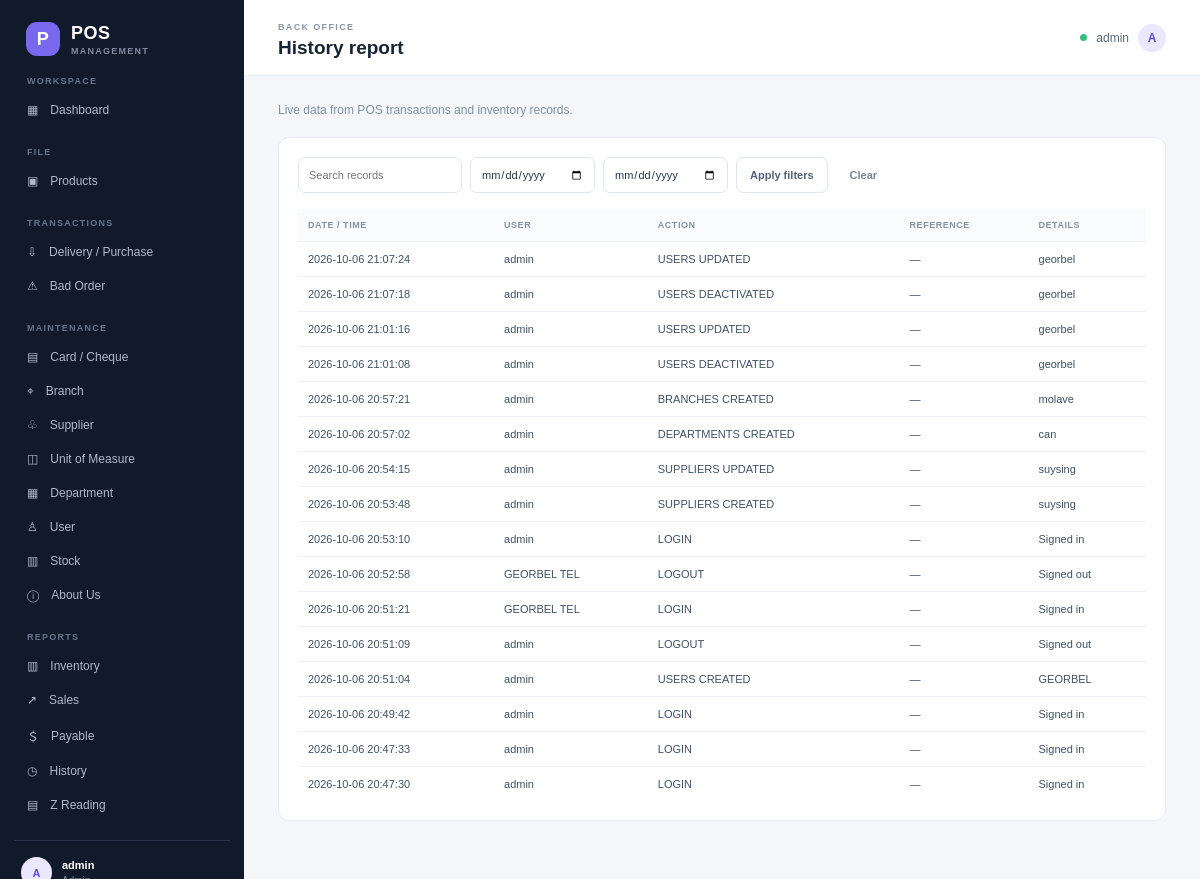
/backoffice/reports/history/ (signed in), run on the app's committed database.
### pos/models.py (models this page shows)
class User(AbstractUser):
    class Role(models.TextChoices):
        ADMIN = "ADMIN", "Admin"
        CASHIER = "CASHIER", "Cashier"
    role = models.CharField(max_length=10, choices=Role.choices, default=Role.CASHIER)
    branch = models.ForeignKey(Branch, null=True, blank=True, on_delete=models.SET_NULL, related_name="users")
    full_name = models.CharField(max_length=160, blank=True)
    objects = POSUserManager()
    @property
    def display_name(self):
        return self.full_name or self.get_full_name() or self.username

class ActivityLog(models.Model):
    user = models.ForeignKey(User, null=True, on_delete=models.SET_NULL)
    action = models.CharField(max_length=80)
    reference = models.CharField(max_length=60, blank=True)
    description = models.TextField(blank=True)
    created_at = models.DateTimeField(default=timezone.now)

### pos/views.py (the view, shortened to what this page needs)
# urls.py: path("backoffice/reports/<slug:report_type>/", views.reports, name="report"),
@admin_required
def reports(request, report_type):
    if report_type not in {"inventory", "sales", "payables", "history", "zreadings"}:
        raise Http404
    context = {"report_type": report_type, "branches": Branch.objects.filter(active=True), "departments": Department.objects.all()}
    query = request.GET.get("q", "").strip()
    start = date_filter(request, "start")
    end = date_filter(request, "end")
    if start and end and start > end:
        messages.error(request, "Start date cannot be after end date.")
        start = end = None
    branch_id = id_filter(request, "branch")
    if report_type == "inventory":
        rows = Inventory.objects.select_related("product", "branch", "product__department", "product__unit").annotate(
            stock_value=ExpressionWrapper(F("quantity") * F("product__cost_price"), output_field=DecimalField(max_digits=16, decimal_places=2))
        )
        if branch_id:
            rows = rows.filter(branch_id=branch_id)
        department_id = id_filter(request, "department")
        if department_id:
            rows = rows.filter(product__department_id=department_id)
        if query:
            rows = rows.filter(Q(product__name__icontains=query) | Q(product__code__icontains=query) | Q(product__barcode__icontains=query))
        status = request.GET.get("status")
        if status == "OUT OF STOCK":
            rows = rows.filter(quantity__lte=0)
        elif status == "LOW STOCK":
            rows = rows.filter(quantity__gt=0, quantity__lte=F("product__reorder_level"))
        elif status == "IN STOCK":
            rows = rows.filter(quantity__gt=F("product__reorder_level"))
        movements = StockMovement.objects.select_related("product", "branch", "user").order_by("-created_at")
        if branch_id:
            movements = movements.filter(branch_id=branch_id)
        if start:
            movements = movements.filter(created_at__date__gte=start)
        if end:
            movements = movements.filter(created_at__date__lte=end)
        if query:
            movements = movements.filter(Q(product__name__icontains=query) | Q(product__code__icontains=query) | Q(reference__icontains=query))
        context.update({"rows": rows.order_by("product__name")[:500], "movements": movements[:200], "query": query, "start": start, "end": end, "status": status})
    elif report_type == "history":
        rows = ActivityLog.objects.select_related("user").order_by("-created_at")
        if query:
            rows = rows.filter(Q(action__icontains=query) | Q(reference__icontains=query) | Q(description__icontains=query) | Q(user__username__icontains=query))
        if start:
            rows = rows.filter(created_at__date__gte=start)
        if end:
            rows = rows.filter(created_at__date__lte=end)
        context.update({"rows": rows[:500], "query": query, "start": start, "end": end})
    return render(request, "pos/report.html", context)

### pos/views.py (called while the page is built)
def date_filter(request, key):
    raw = request.GET.get(key, "").strip()
    if not raw:
        return None
    try:
        return date.fromisoformat(raw)
    except ValueError:
        messages.error(request, f"Choose a valid {key} date.")
        return None

def id_filter(request, key):
    raw = request.GET.get(key, "").strip()
    if not raw:
        return None
    try:
        return int(raw)
    except ValueError:
        messages.error(request, f"Choose a valid {key} filter.")
        return None

def role_required(role):
    def decorator(view_func):
        @wraps(view_func)
        def wrapped(request, *args, **kwargs):
            if not request.user.is_authenticated:
                return redirect("login")
            if request.user.role != role:
                messages.error(request, "You do not have permission to access that page.")
                return redirect("cashier" if request.user.role == User.Role.CASHIER else "backoffice")
            return view_func(request, *args, **kwargs)
        return wrapped
    return decorator

### templates/pos/report.html (shortened to what this page needs)
{% extends "pos/base.html" %}
{% block page_heading %}{{ report_type|title }} report{% endblock %}
{% block content %}
<div class="page-intro"><p class="muted">Live data from POS transactions and inventory records.</p></div>
<section class="panel">
<form method="get" class="filter-bar">
 <input class="input" type="search" name="q" value="{{ query }}" placeholder="Search records">
 {% if report_type == "inventory" or report_type == "sales" or report_type == "history" or report_type == "zreadings" or report_type == "payables" %}<input class="input" type="date" name="start" value="{{ start }}" aria-label="Start date"><input class="input" type="date" name="end" value="{{ end }}" aria-label="End date">{% endif %}
 <button class="button secondary">Apply filters</button><a class="button ghost" href="{% url 'report' report_type %}">Clear</a>
</form>
<div class="table-wrap"><table><thead>
{% if report_type == "inventory" %}<tr><th>Product</th><th>Barcode</th><th>Department</th><th>Branch</th><th>Available</th><th>Cost</th><th>Selling price</th><th>Stock value</th><th>Status</th></tr>
{% elif report_type == "sales" %}<tr><th>Receipt</th><th>Date / time</th><th>Cashier</th><th>Branch</th><th>Payment</th><th>Gross</th><th>Discount</th><th>Net sales</th><th>Action</th></tr>
{% elif report_type == "payables" %}<tr><th>Supplier</th><th>Invoice / payments</th><th>Purchase date</th><th>Due date</th><th>Total</th><th>Paid</th><th>Remaining</th><th>Status</th><th>Record payment</th></tr>
{% elif report_type == "history" %}<tr><th>Date / time</th><th>User</th><th>Action</th><th>Reference</th><th>Details</th></tr>
{% else %}<tr><th>Z number</th><th>Business date</th><th>Closed at</th><th>Cashier</th><th>Branch</th><th>Cash</th><th>Card</th><th>Cheque</th><th>Other</th><th>Net sales</th><th>Expected</th><th>Actual</th><th>Variance</th><th>Transactions</th><th>Items</th></tr>{% endif %}
</thead><tbody>
{% for row in rows %}
{% if report_type == "inventory" %}<tr><td><strong>{{ row.product.name }}</strong><small class="table-sub">{{ row.product.code }}</small></td><td>{{ row.product.barcode|default:"—" }}</td><td>{{ row.product.department|default:"—" }}</td><td>{{ row.branch.name }}</td><td>{{ row.quantity|floatformat:3 }} {{ row.product.unit|default:"" }}</td><td>₱{{ row.product.cost_price|floatformat:2 }}</td><td>₱{{ row.product.selling_price|floatformat:2 }}</td><td>₱{{ row.stock_value|floatformat:2 }}</td><td><span class="badge {% if row.stock_status == 'IN STOCK' %}success{% elif row.stock_status == 'LOW STOCK' %}warning{% else %}danger{% endif %}">{{ row.stock_status }}</span></td></tr>
{% elif report_type == "history" %}<tr><td>{{ row.created_at|date:"Y-m-d H:i:s" }}</td><td>{{ row.user.display_name|default:"System" }}</td><td>{{ row.action }}</td><td>{{ row.reference|default:"—" }}</td><td>{{ row.description }}</td></tr>
{% endif %}
{% empty %}<tr><td colspan="15" class="empty-state">No matching records found.</td></tr>{% endfor %}
</tbody></table></div>
</section>
{% endblock %}

### templates/pos/base.html (shortened to what this page needs)
{% load static %}
<!doctype html>
<html lang="en">
<head>
  <link rel="stylesheet" href="{% static 'pos/app.css' %}">
  <link rel="stylesheet" href="{% static 'pos/confirm.css' %}">
</head>
<body class="{% if user.is_authenticated and user.role == 'CASHIER' %}cashier-shell{% endif %}">
{% if user.is_authenticated %}
<div class="layout">
  <aside class="sidebar">
    <a class="brand" href="{% url 'dashboard' %}"><span class="brand-icon">P</span><span>POS<span class="brand-sub">MANAGEMENT</span></span></a>
    <div class="nav-caption">WORKSPACE</div>
    {% if user.role == "ADMIN" %}
      <a class="nav-link" href="{% url 'backoffice' %}">▦ <span>Dashboard</span></a>
      <div class="nav-caption">FILE</div>
      <a class="nav-link" href="{% url 'master' 'products' %}">▣ <span>Products</span></a>
      <div class="nav-caption">TRANSACTIONS</div>
      <a class="nav-link" href="{% url 'purchases' %}">⇩ <span>Delivery / Purchase</span></a>
      <a class="nav-link" href="{% url 'bad_orders' %}">⚠ <span>Bad Order</span></a>
      <div class="nav-caption">MAINTENANCE</div>
      <a class="nav-link" href="{% url 'master' 'payments' %}">▤ <span>Card / Cheque</span></a>
      <a class="nav-link" href="{% url 'master' 'branches' %}">⌖ <span>Branch</span></a>
      <a class="nav-link" href="{% url 'master' 'suppliers' %}">♧ <span>Supplier</span></a>
      <a class="nav-link" href="{% url 'master' 'units' %}">◫ <span>Unit of Measure</span></a>
      <a class="nav-link" href="{% url 'master' 'departments' %}">▦ <span>Department</span></a>
      <a class="nav-link" href="{% url 'master' 'users' %}">♙ <span>User</span></a>
      <a class="nav-link" href="{% url 'stock' %}">▥ <span>Stock</span></a>
      <a class="nav-link" href="{% url 'master' 'company' %}">ⓘ <span>About Us</span></a>
      <div class="nav-caption">REPORTS</div>
      <a class="nav-link" href="{% url 'report' 'inventory' %}">▥ <span>Inventory</span></a>
      <a class="nav-link" href="{% url 'report' 'sales' %}">↗ <span>Sales</span></a>
      <a class="nav-link" href="{% url 'report' 'payables' %}">＄ <span>Payable</span></a>
      <a class="nav-link" href="{% url 'report' 'history' %}">◷ <span>History</span></a>
      <a class="nav-link" href="{% url 'report' 'zreadings' %}">▤ <span>Z Reading</span></a>
    {% else %}
      <a class="nav-link" href="{% url 'cashier' %}">▦ <span>Cashiering</span></a>
      <a class="nav-link" href="{% url 'cashier_zreading' %}">▤ <span>Z Reading</span></a>
    {% endif %}
    <div class="sidebar-bottom"><div class="user-chip"><span class="avatar">{{ user.display_name|first|upper }}</span><span><b>{{ user.display_name }}</b></span></div></div>
  </aside>
  <main class="main">
    <header class="topbar"><div><span class="eyebrow">{% if user.role == "ADMIN" %}BACK OFFICE{% else %}CASHIERING{% endif %}</span><h1>{% block page_heading %}Dashboard{% endblock %}</h1></div><div class="top-user"><span class="status-dot"></span>{{ user.display_name }}<span class="avatar small">{{ user.display_name|first|upper }}</span></div></header>
    <section class="content">
      {% block content %}{% endblock %}
    </section>
  </main>
</div>
{% else %}
  {% for message in messages %}<div class="alert {{ message.tags }} login-alert">{{ message }}</div>{% endfor %}
  {% block anonymous_content %}{% endblock %}
{% endif %}
</body>
</html>

### static/pos/app.css (style rules this page uses)
:root { font-family:"DM Sans",Arial,sans-serif;color:#182333;background:#f4f6fa;font-synthesis:none;text-rendering:optimizeLegibility;--ink:#182333;--muted:#8190a3;--line:#e8edf3;--purple:#6558db;--nav:#111a2b;--surface:#fff }
* { box-sizing:border-box }
body { margin:0;background:#f4f6fa;color:var(--ink);font-size:14px }
a { color:inherit;text-decoration:none }
button,input,select,textarea { font:inherit }
.layout { min-height:100vh }
.sidebar { position:fixed;inset:0 auto 0 0;width:244px;background:var(--nav);color:#aeb8c8;padding:22px 14px;display:flex;flex-direction:column;overflow-y:auto;z-index:3 }
.brand { height:52px;display:flex;align-items:center;gap:11px;padding:0 12px;color:white;font:800 18px Manrope,sans-serif;letter-spacing:.03em }
.brand-icon { height:34px;width:34px;border-radius:11px;display:inline-grid;place-items:center;background:#7768ed;color:#fff;font:800 18px Manrope,sans-serif }
.brand-sub { display:block;color:#7f8ba0;font:600 9px "DM Sans",sans-serif;letter-spacing:.14em;margin-top:2px }
.nav-caption { font-size:9px;letter-spacing:.14em;color:#66748a;font-weight:700;padding:20px 13px 7px }
.nav-link { display:flex;align-items:center;gap:12px;padding:10px 13px;border-radius:8px;font-size:12px;font-weight:500;transition:.15s }
.nav-link span { white-space:nowrap }
.sidebar-bottom { margin-top:auto;padding-top:18px }
.user-chip { border-top:1px solid #293449;padding:16px 7px;display:flex;gap:10px;align-items:center;color:white;font-size:11px }
.avatar { display:inline-grid;place-items:center;background:#eae7ff;color:#6052d6;width:31px;height:31px;border-radius:50%;font-weight:700 }
.avatar.small { width:28px;height:28px }
.main { margin-left:244px;min-height:100vh }
.topbar { height:76px;background:#fff;border-bottom:1px solid var(--line);display:flex;align-items:center;justify-content:space-between;padding:0 34px;position:sticky;top:0;z-index:2 }
.topbar h1 { font:700 19px Manrope,sans-serif;margin:4px 0 0 }
.eyebrow { color:#8a96a8;font-size:9px;font-weight:700;letter-spacing:.15em }
.top-user { display:flex;align-items:center;gap:9px;font-size:12px;color:#59677a }
.status-dot { width:7px;height:7px;border-radius:50%;background:#36bd84 }
.content { padding:27px 34px 42px;max-width:1700px;margin:auto }
.page-intro { display:flex;justify-content:space-between;align-items:center;gap:15px;margin:0 0 20px }
.page-intro p { margin:0 }
.muted { color:var(--muted);font-size:12px }
.panel { background:white;border:1px solid var(--line);border-radius:11px;padding:19px;margin-bottom:16px;min-width:0 }
.button { height:36px;border-radius:7px;display:inline-flex;align-items:center;justify-content:center;gap:9px;padding:0 13px;border:1px solid transparent;cursor:pointer;font-size:11px;font-weight:600;white-space:nowrap }
.button.secondary { background:white;border-color:#e1e6ee;color:#536176 }
.button.ghost { background:transparent;border-color:transparent;color:#78869a }
.input { width:100%;min-width:0;min-height:36px;padding:8px 10px;border:1px solid #e1e6ee;border-radius:7px;background:white;color:#263448;outline:none;font-size:11px }
.inline-form,.search-bar,.filter-bar { display:flex;align-items:center;gap:8px }
.filter-bar { flex-wrap:wrap;margin:0 0 16px }
.filter-bar .input { width:auto;min-width:125px }
.table-wrap { width:100%;overflow:auto }
table { width:100%;border-collapse:collapse;font-size:11px;text-align:left;white-space:nowrap }
th { font-size:9px;color:#8491a2;text-transform:uppercase;letter-spacing:.06em;font-weight:700;background:#fafbfc }
th,td { padding:11px 10px;border-bottom:1px solid #edf0f4 }
tbody tr:last-child td { border-bottom:0 }
td { color:#405064 }

### data on the page
User: display_name|first "A", display_name "admin"
ActivityLog: created_at "2026-10-06 21:07:24", user.display_name "admin", action "USERS UPDATED", reference "—", description "georbel"
ActivityLog: created_at "2026-10-06 21:07:18", user.display_name "admin", action "USERS DEACTIVATED", reference "—", description "georbel"
ActivityLog: created_at "2026-10-06 21:01:16", user.display_name "admin", action "USERS UPDATED", reference "—", description "georbel"
ActivityLog: created_at "2026-10-06 21:01:08", user.display_name "admin", action "USERS DEACTIVATED", reference "—", description "georbel"
ActivityLog: created_at "2026-10-06 20:57:21", user.display_name "admin", action "BRANCHES CREATED", reference "—", description "molave"
ActivityLog: created_at "2026-10-06 20:57:02", user.display_name "admin", action "DEPARTMENTS CREATED", reference "—", description "can"
ActivityLog: created_at "2026-10-06 20:54:15", user.display_name "admin", action "SUPPLIERS UPDATED", reference "—", description "suysing"
ActivityLog: created_at "2026-10-06 20:53:48", user.display_name "admin", action "SUPPLIERS CREATED", reference "—", description "suysing"
ActivityLog: created_at "2026-10-06 20:53:10", user.display_name "admin", action "LOGIN", reference "—", description "Signed in"
ActivityLog: created_at "2026-10-06 20:52:58", user.display_name "GEORBEL TEL", action "LOGOUT", reference "—", description "Signed out"
ActivityLog: created_at "2026-10-06 20:51:21", user.display_name "GEORBEL TEL", action "LOGIN", reference "—", description "Signed in"
ActivityLog: created_at "2026-10-06 20:51:09", user.display_name "admin", action "LOGOUT", reference "—", description "Signed out"
ActivityLog: created_at "2026-10-06 20:51:04", user.display_name "admin", action "USERS CREATED", reference "—", description "GEORBEL"
ActivityLog: created_at "2026-10-06 20:49:42", user.display_name "admin", action "LOGIN", reference "—", description "Signed in"
ActivityLog: created_at "2026-10-06 20:47:33", user.display_name "admin", action "LOGIN", reference "—", description "Signed in"
ActivityLog: created_at "2026-10-06 20:47:30", user.display_name "admin", action "LOGIN", reference "—", description "Signed in"

### other printed values
{{ report_type|title }} "History"
